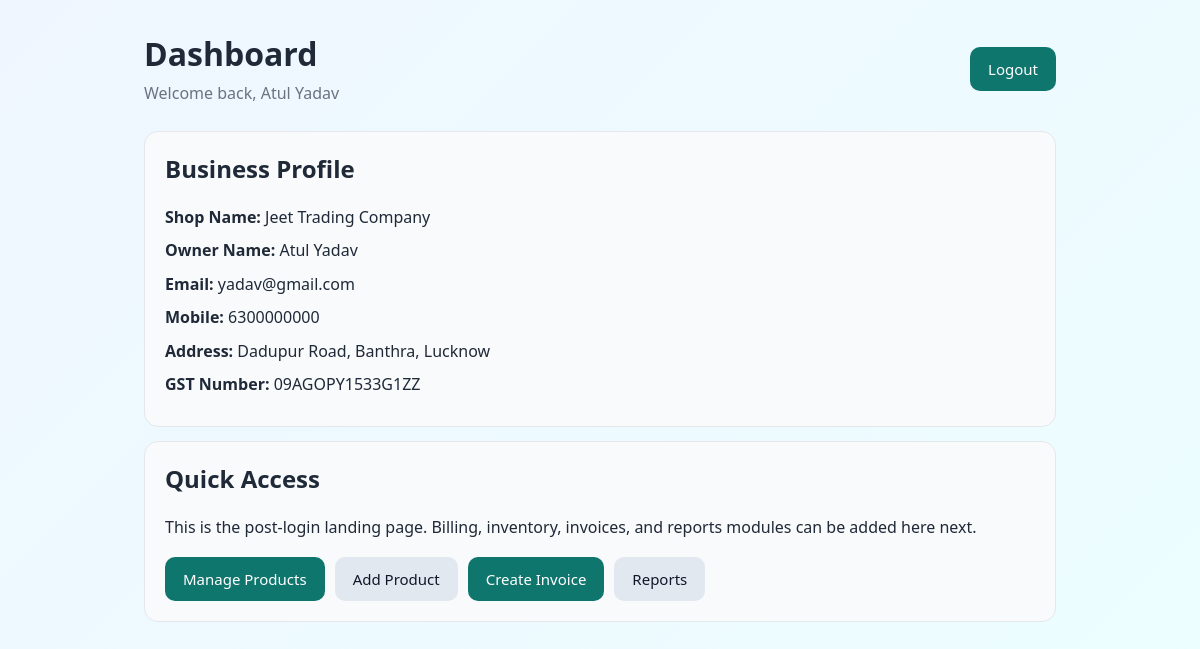
The page /dashboard/ (signed in) on the database its author committed.
### accounts/models.py (models this page shows, shortened)
class User(AbstractBaseUser, PermissionsMixin):
    shop_name = models.CharField(max_length=150)
    owner_name = models.CharField(max_length=150)
    mobile = models.CharField(max_length=15)
    email = models.EmailField(unique=True)
    address = models.TextField()
    gst_number = models.CharField(max_length=15, blank=True)
    is_staff = models.BooleanField(default=False)
    is_active = models.BooleanField(default=True)
    date_joined = models.DateTimeField(default=timezone.now)
    objects = UserManager()
    USERNAME_FIELD = 'email'
    REQUIRED_FIELDS = ['shop_name', 'owner_name', 'mobile', 'address']
    class Meta:
        ordering = ['shop_name', 'email']

### accounts/views.py (the view)
# urls.py: path('dashboard/', DashboardView.as_view(), name='dashboard'),
class DashboardView(LoginRequiredMixin, TemplateView):
    template_name = 'accounts/dashboard.html'

### templates/accounts/dashboard.html (shortened to what this page needs)
{% extends "base.html" %}
{% block content %}
<div style="max-width: 960px; margin: 0 auto; padding: 32px 24px 48px;">
    <div class="top-nav">
        <div>
            <h1 style="margin-bottom: 6px;">Dashboard</h1>
            <p class="muted" style="margin: 0;">Welcome back, {{ request.user.owner_name }}</p>
        </div>
        <a class="button-link" href="{% url 'accounts:logout' %}">Logout</a>
    </div>
    <div class="dashboard-card">
        <h2 style="margin-top: 0;">Business Profile</h2>
        <p><strong>Shop Name:</strong> {{ request.user.shop_name }}</p>
        <p><strong>Owner Name:</strong> {{ request.user.owner_name }}</p>
        <p><strong>Email:</strong> {{ request.user.email }}</p>
        <p><strong>Mobile:</strong> {{ request.user.mobile }}</p>
        <p><strong>Address:</strong> {{ request.user.address }}</p>
        <p><strong>GST Number:</strong> {{ request.user.gst_number|default:"Not provided" }}</p>
    </div>
    <div class="dashboard-card">
        <h2 style="margin-top: 0;">Quick Access</h2>
        <p>This is the post-login landing page. Billing, inventory, invoices, and reports modules can be added here next.</p>
        <div class="actions" style="margin-top: 16px;">
            <a class="button-link" href="{% url 'products:list' %}">Manage Products</a>
            <a class="button-link button-secondary" href="{% url 'products:add' %}">Add Product</a>
            <a class="button-link" href="{% url 'billing:create' %}">Create Invoice</a>
            <a class="button-link button-secondary" href="{% url 'reports:dashboard' %}">Reports</a>
        </div>
    </div>
</div>
{% endblock %}

### templates/base.html (style rules this page uses)
:root { --bg: #f4f7fb; --card: #ffffff; --text: #1f2937; --muted: #6b7280; --primary: #0f766e; --primary-dark: #115e59; --border: #d1d5db; --danger: #b91c1c; }
* { box-sizing: border-box; }
body { margin: 0; font-family: "Segoe UI", Tahoma, Geneva, Verdana, sans-serif; background: linear-gradient(135deg, #eff6ff 0%, #ecfeff 100%); color: var(--text); }
h1, h2 { margin-top: 0; }
p { color: inherit; line-height: 1.6; }
button, .button-link { display: inline-flex; align-items: center; justify-content: center; gap: 8px; background: var(--primary); color: #fff; border: none; border-radius: 10px; padding: 12px 18px; font-size: 15px; cursor: pointer; text-decoration: none; }
.muted { color: var(--muted); }
.top-nav { display: flex; justify-content: space-between; align-items: center; margin-bottom: 24px; }
.dashboard-card { background: #f8fafc; border: 1px solid #e5e7eb; border-radius: 14px; padding: 20px; margin-bottom: 14px; }
.dashboard-card p { margin: 8px 0; color: var(--text); }
.actions { display: flex; gap: 10px; flex-wrap: wrap; }
.button-secondary { background: #e2e8f0; color: #0f172a; }

### rows shown on the page
User: user.owner_name "Atul Yadav", user.shop_name "Jeet Trading Company", user.email "yadav@gmail.com", user.mobile "6300000000", user.address "Dadupur Road, Banthra, Lucknow", user.gst_number "09AGOPY1533G1ZZ"
